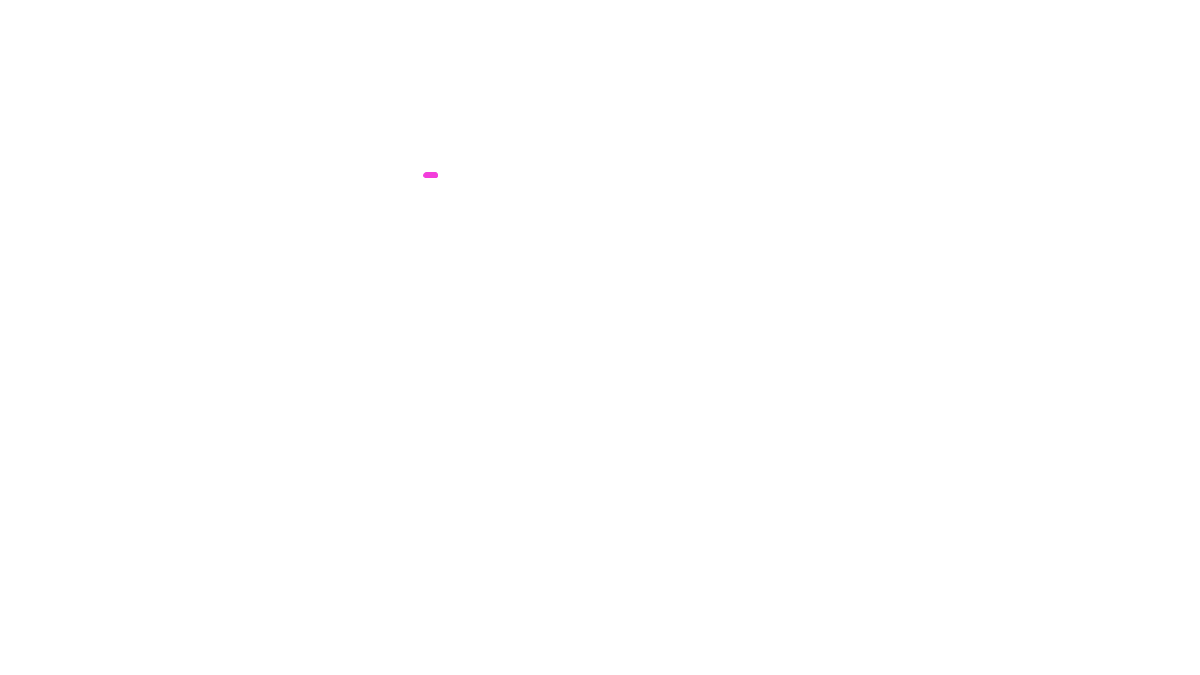
Frame 1 (no input)
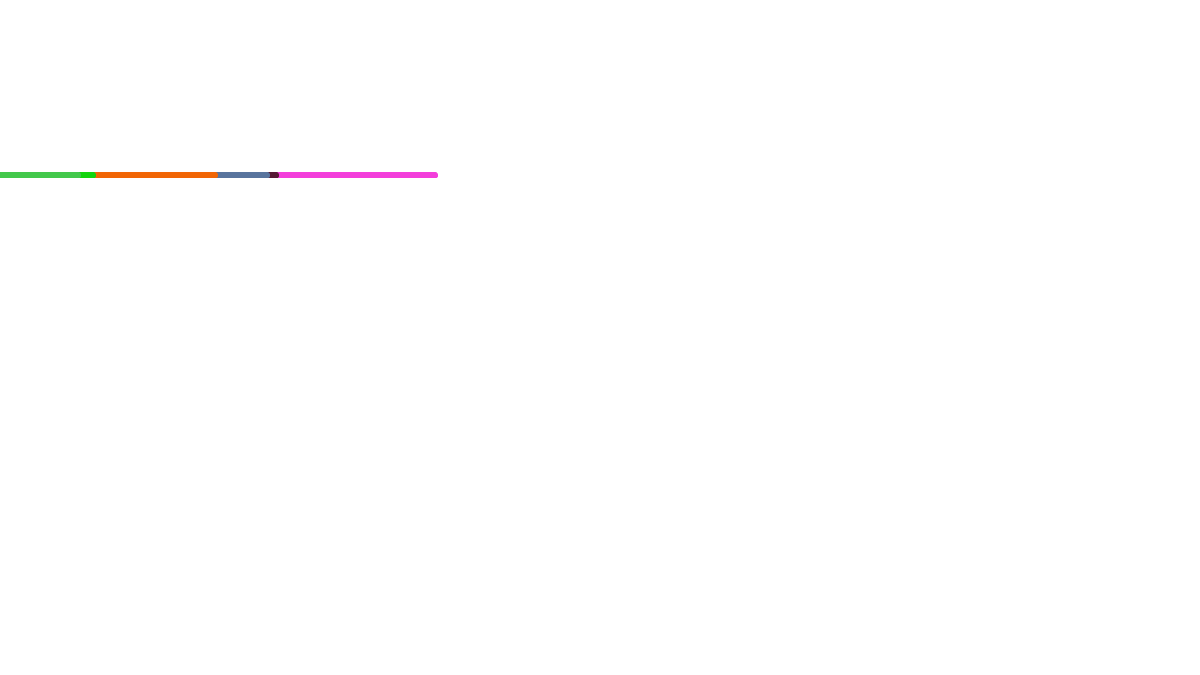
Frame 60 (the mouse pressed at the canvas centre just before this capture)
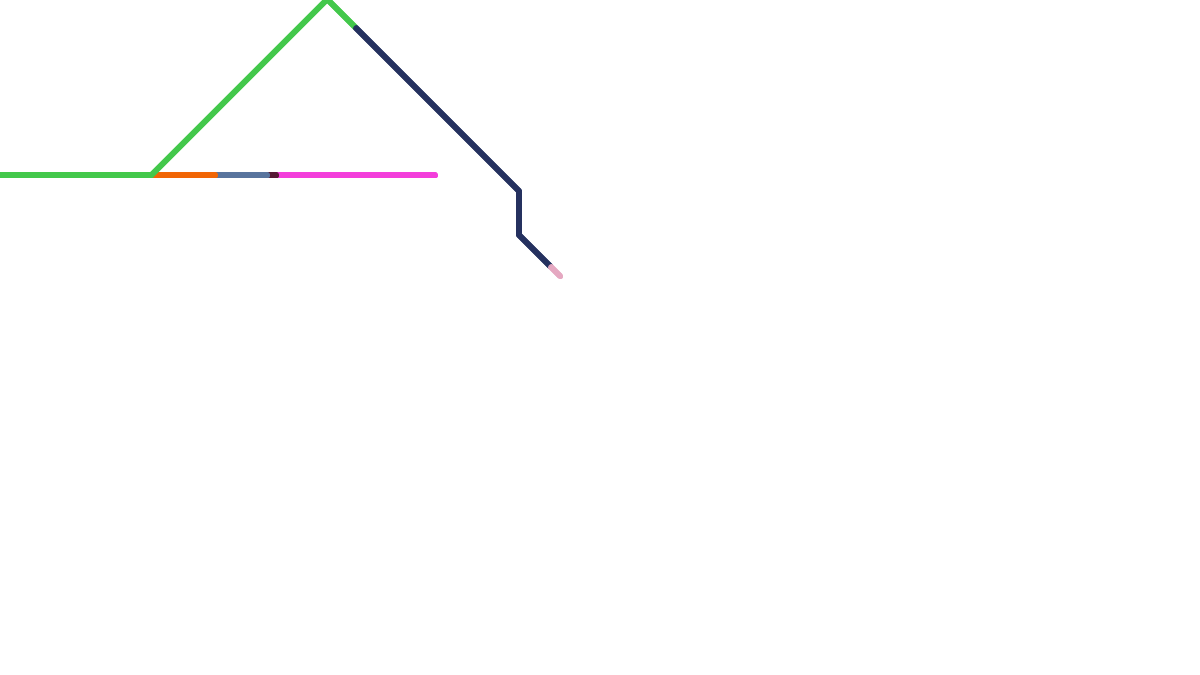
Frame 120 (the mouse held since frame 60 and released just before this capture)

The Processing sketch that drew these frames (run headless with seeded random() and noise(); from frame 60 on, the mouse is pressed at the canvas centre):

// Processing sketch: processing_180973
// ── processing_180973.pde

//returns random integer between a minimum and maximum value
public  int randInt(int min, int max) {

   return round(random(min,max));
}

color back_color = color(255,255,255);
int count1 = 0;
int count2 = 0;
float pos_x;
float pos_y;
float dx;
float dy;
int speed = 10;
boolean wait1 = true;
boolean wait2 = true;
boolean wait3 = false;

void setup()
{
  //16:9 ratio * 75
  size(1200, 675);
  pos_x = random(675);
  pos_y = random(675);
  background(back_color);
  smooth();
  frameRate(60);
} 

void draw()
{ 
int pen_speed = speed;
  //checks for change in pen speed
  while(pen_speed>0){
  controls();
  pen();
  pen_speed -= 1;
  }
}

void pen()
{
  
  if(count1 == 0)
  {
    color pen_color = color(randInt(0,255),randInt(0,255),randInt(0,255));
    stroke(pen_color);
    fill(pen_color);
    count1 = randInt(1,500);
  }
  //changing direction 
  if(count2 == 0){
    
    int choice = randInt(1,8);
    //8 directions (up, down, left, right, up+left, up+right, down+left, down+right)
    
    if(choice == 1)
      {
      dx = 0;
      dy = 1.0;
      }
    
    else if(choice == 2)
      {
      dx = 0;
      dy = -1.0;
      }
    
    else if(choice == 3)
      {
      dx = 1.0;
      dy = 0;
      }
    
    else if(choice == 4)
      {
      dx = -1.0;
      dy = 0;
      }
    
    else if(choice == 5)
      {
      dx = 1.0;
      dy = 1.0;
      }
    
    else if(choice == 6)
      {
      dx = 1.0;
      dy = -1.0;
      }
    
    else if(choice == 7)
      {
      dx = -1.0;
      dy = 1.0;
      }
    
    else if(choice == 8)
      {
      dx = -1.0;
      dy = -1.0;
      }
    count2 = randInt(1,500);
    }
    
  count1 -= 1;
  count2 -= 1;

  pos_x += dx;
  pos_y += dy;

  if(pos_x > width || pos_x < 0)
    {
    dx *= -1.0;
    }
  
  if(pos_y > height || pos_y < 0)
    {
    dy *= -1.0;
    }
  
  //pen tip
  ellipse(pos_x,pos_y,5,5);
}

void controls()
{
//clear screen with spacebar
if(wait1==true)
  {
    if(keyPressed == true)
    {
      if(key == ' ')
      {
      background(back_color);
      wait1 = false;
      }  
    }
  }
else
  {
    if(keyPressed == false)
    {
    wait1 = true;
    }
  }

//increase speed up arrow 
if(wait2==true)
  {
    if(keyPressed == true)
    {
    if(keyCode == UP)
      {
      speed +=5;
      wait2 = false;
      }
    }
  }
else
  {
    if(keyPressed == false)
    {
    wait2 = true;
    }
  }

//decrease speed with down arrow
if(wait3==true)
  {
    if(keyPressed == true)
    {
    if(keyCode == DOWN)
      {
      if(speed > 5)
        {
        speed -=5;
        wait3 = false;
        }
      }
    }
  }
else
  {
    if(keyPressed == false)
    {
    wait3 = true;
    }
  }
}
